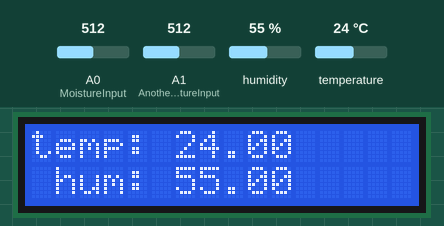
The sketch below on a simulated Arduino Uno, built with avr-gcc and run on an emulated ATmega328P. On the bench: 16×2 character LCD. Wiring (inferred from the names in the program): DHT11 sensor: data A3. The test bench sets the inputs (shaded band); at power-on: humidity 55 %, temperature 24 °C, A0 (MoistureInput) = 512, A1 (AnotherMoistureInput) = 512.

Above: at 1.2 s.
1.3 s: humidity set to 22 %
At 2.0 s:
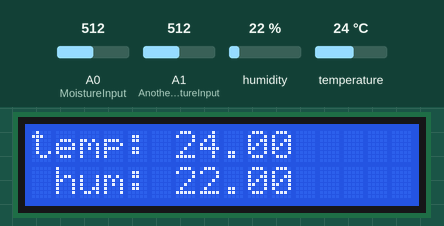
4.4 s: temperature set to 12 °C
At 5.2 s:
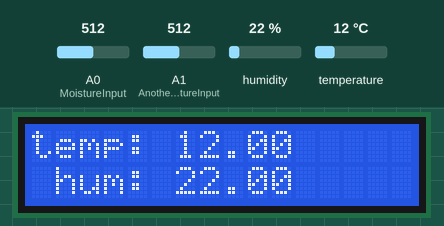
6.3 s: humidity set to 40 %
At 6.8 s:
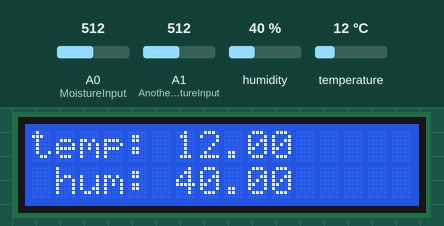
7.9 s: temperature set to 19 °C
At 8.4 s:
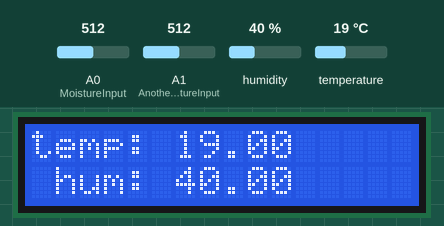
Timing chart, 0 to 10.5 s (numbered marks = the images above; inputs shaded):
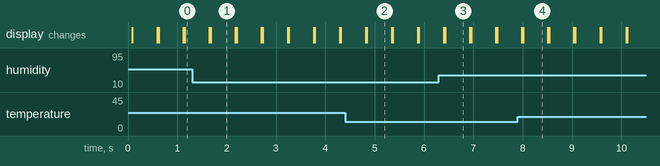

Measured:
- after the input at 1.3 s, the display: first differs from a run without the input after 0.37 s (image 1)
- after the input at 4.4 s, the display: first differs from a run without the input after 0.44 s (image 2)
- after the input at 6.3 s, the display: first differs from a run without the input after 0.13 s (image 3)
- after the input at 7.9 s, the display: first differs from a run without the input after 0.11 s (image 4)
- what the display in image 1 shows lasts 0.5 s, from 1.7 s to 2.2 s

The sketch:

sketch_jul22a.ino
```cpp
// include the library code:
#include <LiquidCrystal.h>
#include <dht.h>

// initialize the library with the numbers of the interface pins
LiquidCrystal lcd(12, 11, 5, 4, 3, 2);

int MoistureInput=A0;
int AnotherMoistureInput=A1;
int moistureValue;
int anotherValue;
int chk;

dht DHT;

int DHT11_PIN=A3;

void setup()
{
  pinMode(MoistureInput, INPUT);
  pinMode(AnotherMoistureInput, INPUT);
  pinMode(DHT11_PIN, INPUT);

  // set up the LCD's number of columns and rows:
  lcd.begin(16, 2);
}

void loop() {
  lcd.clear();

  moistureValue=analogRead(MoistureInput);
  anotherValue=analogRead(AnotherMoistureInput);
  // lcd.print(moistureValue);
  // lcd.print(", ");
  // lcd.print(anotherValue);

  lcd.setCursor(0, 0);
  chk = DHT.read11(DHT11_PIN);
  lcd.print("temp: ");
  lcd.print(DHT.temperature);
  lcd.setCursor(0, 1);
  lcd.print(" hum: ");
  lcd.print(DHT.humidity);

  delay(500);
}
```
